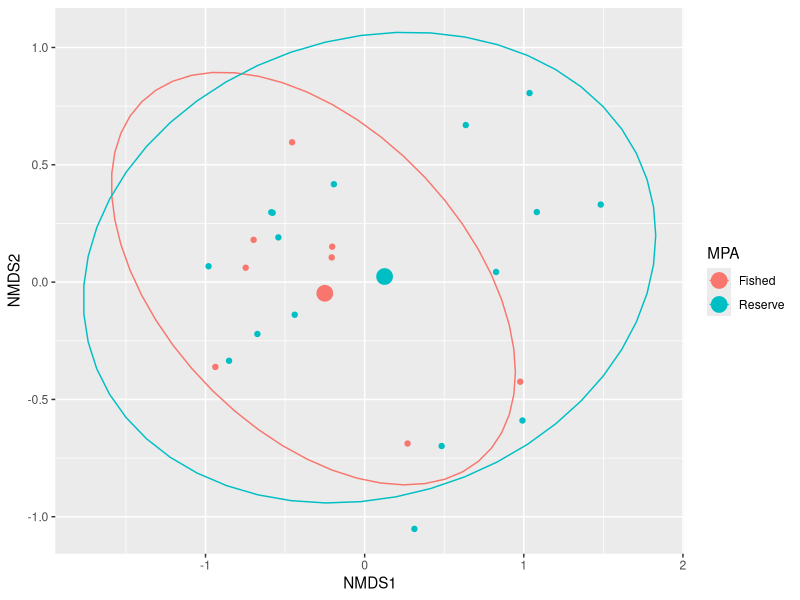
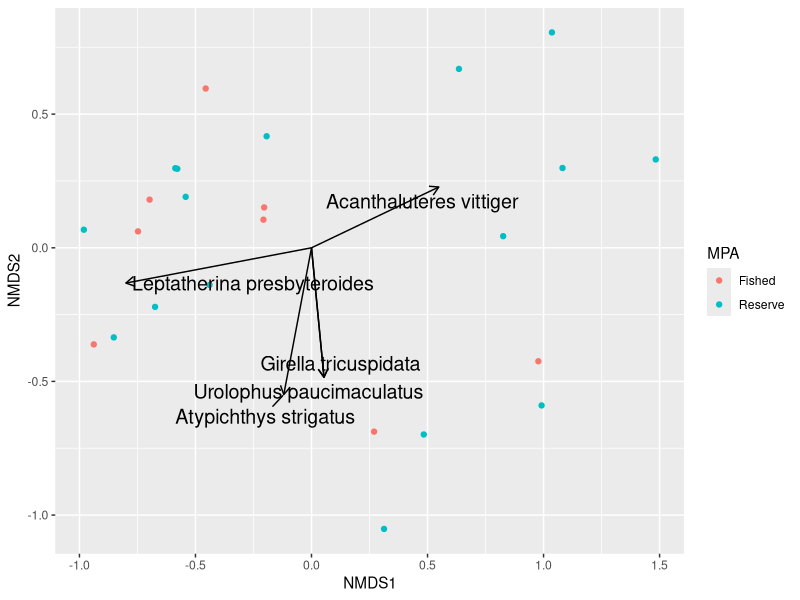

Source code (R) for these figures, in order:
# About ========================================================================

# Title: Multivariate analysis for Maria Island Data (KSM308)
# Date: April 2025
# Author: Freddie Heather

# Imports data
# Visualises data  via ordination (nMDS)
# Relate environmental data to abundance counts (adonis)
# Generates figures

# Ecological distances: https://www.youtube.com/watch?v=xyufizOpc5I
# Great tutorial on nMDS: https://riffomonas.org/code_club/2022-02-14-nmds
# Another good tutorial on nMDS in R: https://www.rpubs.com/RGrieger/545184

# Important: 
# 1. Make sure you are working inside an R project
# 2. Make sure the datafiles "multivariate_analysis.R" and "predictor_table.csv" are within your project working directory

# Packages =====================================================================

# install.packages("tidyverse") # run this line of code if you haven't installed the tidyverse on your computer
# install.packages("vegan")
# install.packges("ggrepel")
library(tidyverse)
library(vegan)
library(ggrepel)

# Import =======================================================================

resp_vars <- read_csv("multivariate_response_vars.csv") 
pred_vars <- 
  read_csv("predictor_table.csv") %>% 
  # creating false values for KELP and Complexity for example purposes
  mutate(Kelp = sample(1:4, replace = TRUE, size = nrow(.)), 
         Complexity = sample(1:4, replace = TRUE, size = nrow(.)))

# Data checking ================================================================

resp_vars # has NA instead of zeros
pred_vars # has some blank columns

# Check to make sure the columns are of the right class (dbl or chr)

# Data wrangling ===============================================================

# mutate_at: replace SOME cols with NA values with zero
resp_vars_clean <- 
  resp_vars %>% 
  mutate_at(.vars = vars(-sample), # everything except 'sample' col
            .funs = replace_na, 
            replace = 0) 

# mutate_all: replace ALL the NA values with zero
resp_vars_clean <- 
  resp_vars %>% 
  mutate_all(.funs = replace_na, replace = 0)

pred_vars_clean <- 
  pred_vars %>% 
  discard(~all(is.na(.))) %>%  # gets rid of those blank cols
  filter(!is.na(sample))

# Data visualisation ===========================================================

# convert to a numeric matrix
# maybe you wan to transform to reduce the influence of very abundant species
abundance_matrix <- 
  resp_vars_clean %>% 
  # mutate_if(is.numeric, log1p) %>% # log(x+1) transformation
  column_to_rownames("sample") %>% # cannot have chr col (move to rownames)
  as.matrix() 

# Calculating distance
# Bray curtis dissimilarity: https://www.statisticshowto.com/bray-curtis-dissimilarity/
# Bray Curtis is very common for ecological abundance data like this 
distance_matrix <- 
  abundance_matrix %>% 
  vegdist(method = "bray")

set.seed(1) # so gives same result each time (because nmds includes randomness)
nmds <- metaMDS(distance_matrix)
# stress = approx 0.15

# data for plotting
nmds_vals <- 
  scores(nmds) %>% 
  as_tibble(rownames = "sample") %>% 
  left_join(pred_vars_clean, by = join_by(sample)) # adding predictor vars here

# calculate centroids of data
elps_center <- 
  nmds_vals %>% 
  summarise(NMDS1 = mean(NMDS1), 
            NMDS2 = mean(NMDS2), 
            .by = MPA)

# play with colouring points to identify drivers
nmds_vals %>% 
  ggplot() +
  aes(x = NMDS1, 
      y = NMDS2, 
      col = MPA, # change colour of points
  ) +
  geom_point(
    # aes(pch = as.character(Depth)) # change shape of point
  ) +
  stat_ellipse(level = 0.9) + # adds ellipses (level default = 0.95)
  geom_point(data = elps_center, size = 5)

# Detecting statistical difference =============================================

# Using the adonis function

# Great tutorial on adonis: https://www.youtube.com/watch?v=1ETBgbXl-BM
# Note the use of adonis2 here (adonis used in the above video is depreciated).

# Response var NEEDS to be a distance matrix
class(distance_matrix) # class == "dist"
adonis2(formula = distance_matrix ~ nmds_vals$MPA) # no sig effect of MPA

# if we have two predictor vars
adonis2(formula = distance_matrix ~ nmds_vals$MPA + nmds_vals$vis) 


# Adding environmental vars or significant species =============================

# adding arrows (vectors) to the NMDS plot
# Can be enviro vars (e.g. depth) or can be species abundance (E.g. Species A)

vec_env <- envfit(nmds, pred_vars_clean %>% column_to_rownames("sample"), na.rm = TRUE)
vec_spp <- envfit(nmds, resp_vars_clean %>% column_to_rownames("sample"), na.rm = TRUE)

sig_vectors <- 
  scores(vec_spp, display = "vectors") %>% 
  as_tibble(rownames = "species") %>% 
  mutate(pval = vec_spp$vectors$pvals) %>% 
  filter(pval < 0.05)

nmds_vals %>% 
  ggplot() +
  aes(x = NMDS1, 
      y = NMDS2
  ) +
  geom_point(aes(col = MPA)) +
  geom_segment(
    aes(
      x = 0, 
      y = 0, 
      xend = NMDS1,
      yend = NMDS2
    ),
    data = sig_vectors, 
    arrow = arrow(length = unit(0.25, "cm"))) +
  ggrepel::geom_text_repel(data = sig_vectors,
                           aes(label = species), 
                           cex = 5, 
                           direction = "both")
